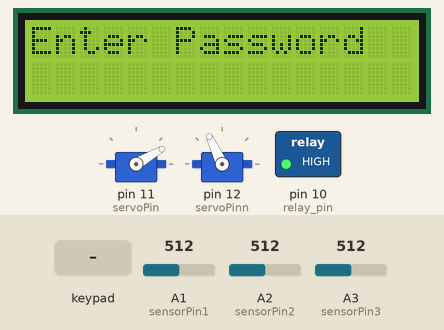
This sketch was run on a simulated Arduino Uno, built with avr-gcc and run on an emulated ATmega328P. Parts: 16×2 character LCD, 2 × servo, switched loads named in the sketch (green lamp = pin HIGH). Inputs (shaded band) come from the test bench; at power-on: A1 (sensorPin1) = 512, A2 (sensorPin2) = 512, A3 (sensorPin3) = 512. EEPROM starts erased.

Above: at 11.4 s.
11.5 s: keypad keys 9 8 7 6 * pressed 0.4 s apart
At 13.5 s:
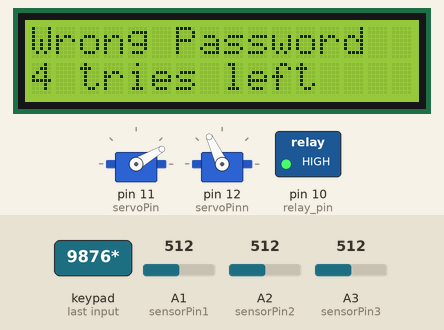
16.4 s: key 'A' pressed
At 17.4 s:
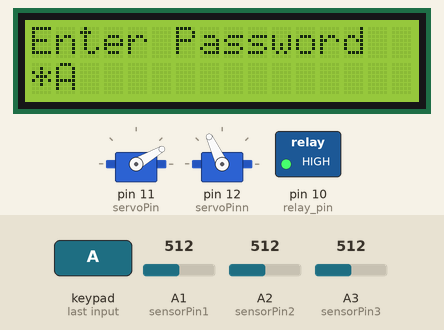
17.9 s: key 'B' pressed
At 18.5 s:
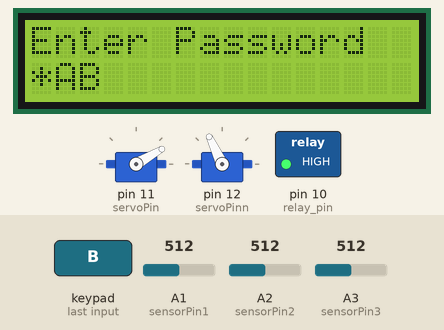
19.4 s: keypad keys 9 8 7 6 # pressed 0.4 s apart
At 22.9 s:
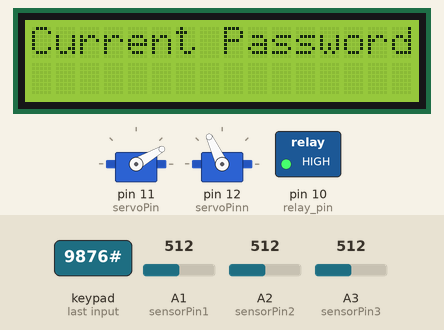
23.7 s: keypad keys 9 8 7 6 A pressed 0.4 s apart
At 26.2 s:
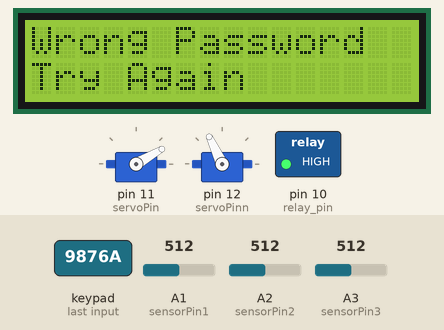
28.7 s: key 'C' pressed
At 29.2 s:
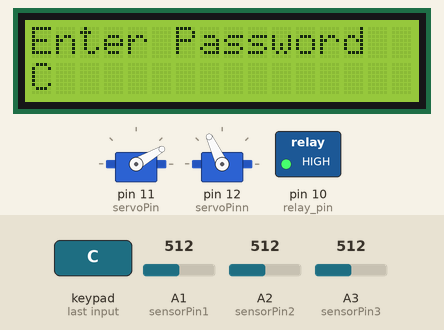
Timing chart, 0 to 31.2 s (numbered marks = the images above; inputs shaded):
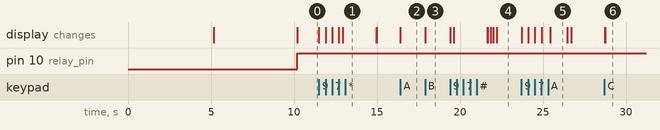

The sketch:

Personalized_Security_Alarm_System.ino
```cpp
#include <Keypad.h>
#include <Servo.h>
#include <Wire.h>
#include <LiquidCrystal_I2C.h>
#include<EEPROM.h>

LiquidCrystal_I2C lcd(0x3F, 16, 2);

char password[4];

char initial_password[4], new_password[4];

int i = 0;

int relay_pin = 10;

int servoPin = 11;
int servoPinn = 12;
Servo Servo1;
Servo Servo2;


int buzzer = A0;
int sensorPin1 = A1;
int sensorPin2 = A2;
int sensorPin3 = A3;
int sensorValue1 = 0;
int sensorValue2 = 0;
int sensorValue3 = 0;

char key_pressed = 0;
const byte rows = 4;
const byte cols = 4;
char hexaKeys[rows][cols] = {

  {'1', '2', '3', 'A'},

  {'4', '5', '6', 'B'},

  {'7', '8', '9', 'C'},

  {'*', '0', '#', 'D'}

};

byte rowPins[rows] = {9, 8, 7, 6};
byte colPins[cols] = {5, 4, 3, 2};

Keypad keypad_key = Keypad( makeKeymap(hexaKeys), rowPins, colPins, rows, cols);

char w = 5;


void setup()

{

  lcd.init();
  lcd.init();

  Servo1.attach(servoPin);
  Servo2.attach(servoPinn);
  Servo1.write(30);
  Servo2.write(115);

  pinMode(A2, OUTPUT);


  pinMode(relay_pin, OUTPUT);

  lcd.backlight();
  lcd.setCursor(1, 0);

  lcd.print("WELCOME TO THE");

  lcd.setCursor(4, 1);

  lcd.print("PROJECT");

  delay(5000);

  lcd.clear ();

  lcd.print("team C.U.R.I");

  lcd.setCursor(0, 1);

  lcd.print("WIND STAR");

  delay(5000);

  lcd.clear();

  lcd.print("Enter Password");

  lcd.setCursor(0, 1);

  initialpassword();


}


void loop()

{


  digitalWrite(relay_pin, HIGH);

  key_pressed = keypad_key.getKey();

  if (key_pressed == '#')

    change();

  if (key_pressed)

  {

    password[i++] = key_pressed;

    lcd.print(key_pressed);

  }

  if (i == 4)

  {


    delay(200);

    for (int j = 0; j < 4; j++)

      initial_password[j] = EEPROM.read(j);

    if (!(strncmp(password, initial_password, 4)))

    {

      lcd.clear();

      lcd.print("Pass Accepted");

      Servo2.write(30);
      delay(800);
      Servo1.write(150);
      delay(5000);
      Servo1.write(90);
      delay(2000);
      Servo1.write(30);
      delay(700);
      Servo2.write(115);
      delay(500);


      digitalWrite(relay_pin, LOW);

      delay(2000);

      lcd.setCursor(0, 1);

      lcd.print("Pres # to change");

      delay(2000);

      lcd.clear();

      lcd.print("Enter Password:");

      lcd.setCursor(0, 1);

      i = 0;


    }

    else

    {

      if (w == 5)
      {

        digitalWrite(relay_pin, HIGH);


        lcd.clear();

        lcd.print("Wrong Password");

        lcd.setCursor(0, 1);

        lcd.print("4 tries left");

        delay(2000);

        lcd.clear();

        lcd.print("Enter Password");

        lcd.setCursor(0, 1);

        i = 0;

        if (!(strncmp(password, initial_password, 4)))

        {
          return;
        }
        else
        {
          w = w - 1 ;
        }


      }

      else if (w == 4)
      {

        digitalWrite(relay_pin, HIGH);


        lcd.clear();

        lcd.print("Wrong Password");

        lcd.setCursor(0, 1);

        lcd.print("3 tries left");

        delay(2000);

        lcd.clear();

        lcd.print("Enter Password");

        lcd.setCursor(0, 1);

        i = 0;

        w = w - 1 ;

      }

      else if (w == 3)
      {

        digitalWrite(relay_pin, HIGH);


        lcd.clear();

        lcd.print("Wrong Password");

        lcd.setCursor(0, 1);

        lcd.print("2 tries left");

        delay(2000);

        lcd.clear();

        lcd.print("Enter Password");

        lcd.setCursor(0, 1);

        i = 0;

        w = w - 1 ;

      }

      else if (w == 2)
      {

        digitalWrite(relay_pin, HIGH);


        lcd.clear();

        lcd.print("Wrong Password");

        lcd.setCursor(0, 1);

        lcd.print("1 tries left");

        delay(2000);

        lcd.clear();

        lcd.print("Enter Password");

        lcd.setCursor(0, 1);

        i = 0;

        w = w - 1 ;

      }

      else if (w == 1)
      {

        digitalWrite(relay_pin, HIGH);


        lcd.clear();

        lcd.print("Wrong Password");

        lcd.setCursor(0, 1);

        lcd.print("Final try");

        delay(2000);

        lcd.clear();

        lcd.print("Enter Password");

        lcd.setCursor(0, 1);

        i = 0;

        w = w - 1 ;

      }

      else if (w == 0)
      {

        digitalWrite(relay_pin, HIGH);

        lcd.clear();

        lcd.print("Wrong Password");

        delay(1000);

        lcd.clear();

        digitalWrite(buzzer, HIGH);

        lcd.setCursor(0, 0);

        lcd.print("You are not");

        lcd.setCursor(0, 1);

        lcd.print("AUTHORIZED!!");

        delay(5000);

        lcd.clear();

        lcd.print("Enter Password");

        lcd.setCursor(0, 1);

        i = 0;
      }

    }

  }

  sensorValue1 = analogRead(sensorPin1);
  sensorValue2 = analogRead(sensorPin2);
  sensorValue3 = analogRead(sensorPin3);

  if (sensorValue1 < 900)
  {
    digitalWrite (buzzer, HIGH);
  }

  else if (sensorValue2 < 900)
  {
    digitalWrite (buzzer, HIGH);
  }
  else
  {
    digitalWrite(buzzer, LOW);
  }

  if (sensorValue3 < 100)
  {
    Servo2.write(30);
    delay(800);
    Servo1.write(150);
    delay(5000);
    Servo1.write(90);
    delay(2000);
    Servo1.write(30);
    delay(700);
    Servo2.write(115);
    delay(500);
  }


}

void change()

{

  int j = 0;

  lcd.clear();

  lcd.print("Current Password");

  lcd.setCursor(0, 1);

  while (j < 4)

  {

    char key = keypad_key.getKey();

    if (key)

    {

      new_password[j++] = key;

      lcd.print(key);


    }

    key = 0;

  }

  delay(500);


  if ((strncmp(new_password, initial_password, 4)))

  {

    lcd.clear();

    lcd.print("Wrong Password");

    lcd.setCursor(0, 1);

    lcd.print("Try Again");

    delay(1000);

  }

  else

  {

    j = 0;

    lcd.clear();

    lcd.print("New Password:");

    lcd.setCursor(0, 1);

    while (j < 4)

    {

      char key = keypad_key.getKey();

      if (key)

      {

        initial_password[j] = key;

        lcd.print(key);

        EEPROM.write(j, key);

        j++;


      }

    }

    lcd.print("Pass Changed");

    delay(1000);

  }

  lcd.clear();

  lcd.print("Enter Password");

  lcd.setCursor(0, 1);

  key_pressed = 0;

}


void initialpassword() {

  for (int j = 0; j < 4; j++)

    EEPROM.write(j, j + 49);

  for (int j = 0; j < 4; j++)

    initial_password[j] = EEPROM.read(j);

}
```

Measured:
- after the input at 11.5 s, the display: first changes at once (image 1 shows a later state)
- after the input at 16.4 s, the display: changes at once (image 2)
- after the input at 17.9 s, the display: changes at once (image 3)
- after the input at 19.4 s, the display: first changes at once (image 4 shows a later state)
- after the input at 23.7 s, the display: first changes at once (image 5 shows a later state)
- after the input at 28.7 s, the display: first differs from a run without the input at once (image 6)
- what the display in image 5 shows lasts 1.0 s, from 25.4 s to 26.4 s
